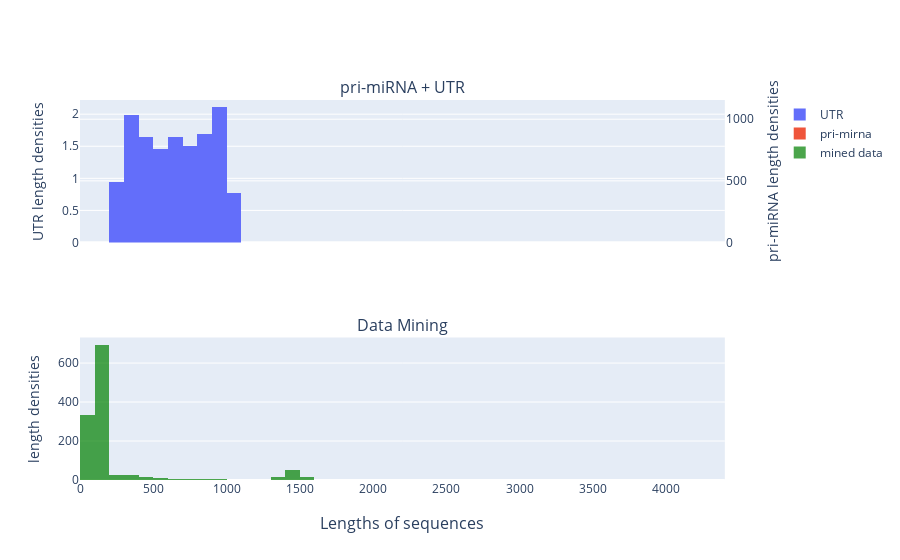

The notebook cell this image was saved under:
### Code cell
with open('data/pri-mirna.json') as f:
    pri_miRNA_data = json.load(f)

with open('data/utr.json') as f:
    utr = json.load(f)

data1 = get_lengths(pri_miRNA_data)
data2 = get_lengths(utr)

# Create subplots with two y-axes
fig = make_subplots(
    rows=2, cols=1,
    subplot_titles=['pri-miRNA + UTR', 'Data Mining'],
    specs=[[{'secondary_y': True}], [{}]],
    shared_xaxes=True, x_title='Lengths of sequences'
)

# Add histograms to the figure
fig.add_trace(go.Histogram(x=data2, nbinsx=10, name='UTR', histnorm='density'), row=1, col=1)
fig.add_trace(go.Histogram(x=data1, nbinsx=10, name='pri-mirna', histnorm='density'), secondary_y=True,row=1, col=1)


# Add a plot to the second column with a single y-axis
fig.add_trace(go.Histogram(x=sequence_lengths_dataset2, name='mined data', nbinsx=50, histnorm='density', marker_color='green', opacity=0.7),
              row=2, col=1)

# Add axis labels
fig.update_layout(
    yaxis_title='UTR length densities',
    yaxis2_title='pri-miRNA length densities',
    yaxis3_title='length densities',
    xaxis=dict(range=[0, 1200]),  # Set x-axis range
)

# Center text in the title
#fig.update_annotations({'xref':'paper', 'yref':'paper', 'x':0.5, 'y':1.2, 'showarrow':False, 'text':'Length Distributions of Database'})

# Show the plot
fig.show()

### Figure 1 — Plotly figure (JSON) as saved in the notebook; plotly's stock layout.template omitted (floating-point values rounded to 4 significant figures; data arrays with more than 128 entries replaced by an {"elided": "..."} marker saying what was removed)
{"data": [{"histnorm": "density", "name": "UTR", "nbinsx": 10, "type": "histogram", "x": {"elided": "1375 int values"}, "xaxis": "x", "yaxis": "y"}, {"histnorm": "density", "name": "pri-mirna", "nbinsx": 10, "type": "histogram", "x": {"elided": "1098 int values"}, "xaxis": "x", "yaxis": "y2"}, {"histnorm": "density", "marker": {"color": "green"}, "name": "mined data", "nbinsx": 50, "opacity": 0.7, "type": "histogram", "x": {"elided": "121163 int values"}, "xaxis": "x2", "yaxis": "y3"}], "layout": {"annotations": [{"font": {"size": 16}, "showarrow": false, "text": "pri-miRNA + UTR", "x": 0.47, "xanchor": "center", "xref": "paper", "y": 1, "yanchor": "bottom", "yref": "paper"}, {"font": {"size": 16}, "showarrow": false, "text": "Data Mining", "x": 0.47, "xanchor": "center", "xref": "paper", "y": 0.375, "yanchor": "bottom", "yref": "paper"}, {"font": {"size": 16}, "showarrow": false, "text": "Lengths of sequences", "x": 0.47, "xanchor": "center", "xref": "paper", "y": 0, "yanchor": "top", "yref": "paper", "yshift": -30}], "xaxis": {"anchor": "y", "domain": [0, 0.94], "matches": "x2", "range": [0, 1200], "showticklabels": false}, "xaxis2": {"anchor": "y3", "domain": [0, 0.94]}, "yaxis": {"anchor": "x", "domain": [0.625, 1], "title": {"text": "UTR length densities"}}, "yaxis2": {"anchor": "x", "overlaying": "y", "side": "right", "title": {"text": "pri-miRNA length densities"}}, "yaxis3": {"anchor": "x2", "domain": [0, 0.375], "title": {"text": "length densities"}}}}
